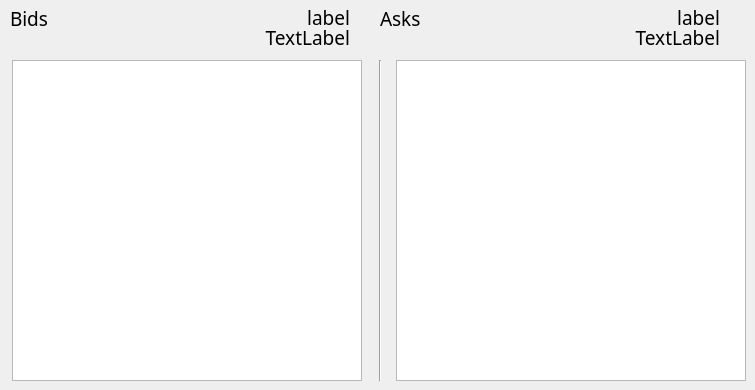
   <widget class="QWidget" name="OrderBook">
    <attribute name="title">
     <string>Order Book</string>
    </attribute>
    <widget class="QTableWidget" name="BidsTable">
     <property name="geometry">
      <rect>
       <x>12</x>
       <y>60</y>
       <width>350</width>
       <height>321</height>
      </rect>
     </property>
     <property name="palette">
      <palette>
       <active>
        <colorrole role="Text">
         <brush brushstyle="SolidPattern">
          <color alpha="255">
           <red>51</red>
           <green>51</green>
           <blue>51</blue>
          </color>
         </brush>
        </colorrole>
       </active>
       <inactive>
        <colorrole role="Text">
         <brush brushstyle="SolidPattern">
          <color alpha="255">
           <red>51</red>
           <green>51</green>
           <blue>51</blue>
          </color>
         </brush>
        </colorrole>
       </inactive>
       <disabled>
        <colorrole role="Text">
         <brush brushstyle="SolidPattern">
          <color alpha="255">
           <red>85</red>
           <green>85</green>
           <blue>85</blue>
          </color>
         </brush>
        </colorrole>
       </disabled>
      </palette>
     </property>
     <property name="font">
      <font>
       <family>Ara Hamah 1982</family>
       <pointsize>14</pointsize>
       <weight>50</weight>
       <bold>false</bold>
      </font>
     </property>
     <property name="horizontalScrollBarPolicy">
      <enum>Qt::ScrollBarAsNeeded</enum>
     </property>
    </widget>
    <widget class="QTableWidget" name="AsksTable">
     <property name="geometry">
      <rect>
       <x>396</x>
       <y>60</y>
       <width>350</width>
       <height>321</height>
      </rect>
     </property>
     <property name="palette">
      <palette>
       <active>
        <colorrole role="Text">
         <brush brushstyle="SolidPattern">
          <color alpha="255">
           <red>51</red>
           <green>51</green>
           <blue>51</blue>
          </color>
         </brush>
        </colorrole>
       </active>
       <inactive>
        <colorrole role="Text">
         <brush brushstyle="SolidPattern">
          <color alpha="255">
           <red>51</red>
           <green>51</green>
           <blue>51</blue>
          </color>
         </brush>
        </colorrole>
       </inactive>
       <disabled>
        <colorrole role="Text">
         <brush brushstyle="SolidPattern">
          <color alpha="255">
           <red>85</red>
           <green>85</green>
           <blue>85</blue>
          </color>
         </brush>
        </colorrole>
       </disabled>
      </palette>
     </property>
     <property name="font">
      <font>
       <family>Ara Hamah 1982</family>
       <pointsize>14</pointsize>
       <weight>50</weight>
       <bold>false</bold>
      </font>
     </property>
     <property name="horizontalScrollBarPolicy">
      <enum>Qt::ScrollBarAsNeeded</enum>
     </property>
    </widget>
    <widget class="QLabel" name="BidsCount">
     <property name="geometry">
      <rect>
       <x>10</x>
       <y>10</y>
       <width>91</width>
       <height>16</height>
      </rect>
     </property>
     <property name="font">
      <font>
       <family>Ara Hamah 1982</family>
       <pointsize>14</pointsize>
      </font>
     </property>
     <property name="text">
      <string>Bids</string>
     </property>
    </widget>
    <widget class="QLabel" name="AsksCount">
     <property name="geometry">
      <rect>
       <x>380</x>
       <y>10</y>
       <width>91</width>
       <height>16</height>
      </rect>
     </property>
     <property name="font">
      <font>
       <family>Ara Hamah 1982</family>
       <pointsize>14</pointsize>
      </font>
     </property>
     <property name="text">
      <string>Asks</string>
     </property>
    </widget>
    <widget class="QLabel" name="NYESupply">
     <property name="geometry">
      <rect>
       <x>540</x>
       <y>10</y>
       <width>180</width>
       <height>15</height>
      </rect>
     </property>
     <property name="font">
      <font>
       <family>Ara Hamah 1982</family>
       <pointsize>14</pointsize>
      </font>
     </property>
     <property name="text">
      <string>label</string>
     </property>
     <property name="alignment">
      <set>Qt::AlignRight|Qt::AlignTrailing|Qt::AlignVCenter</set>
     </property>
    </widget>
    <widget class="QLabel" name="NYEDemand">
     <property name="geometry">
      <rect>
       <x>160</x>
       <y>10</y>
       <width>190</width>
       <height>15</height>
      </rect>
     </property>
     <property name="font">
      <font>
       <family>Ara Hamah 1982</family>
       <pointsize>14</pointsize>
      </font>
     </property>
     <property name="text">
      <string>label</string>
     </property>
     <property name="alignment">
      <set>Qt::AlignRight|Qt::AlignTrailing|Qt::AlignVCenter</set>
     </property>
    </widget>
    <widget class="QLabel" name="BtcDemand">
     <property name="geometry">
      <rect>
       <x>200</x>
       <y>30</y>
       <width>150</width>
       <height>15</height>
      </rect>
     </property>
     <property name="font">
      <font>
       <family>Ara Hamah 1982</family>
       <pointsize>14</pointsize>
      </font>
     </property>
     <property name="text">
      <string>TextLabel</string>
     </property>
     <property name="alignment">
      <set>Qt::AlignRight|Qt::AlignTrailing|Qt::AlignVCenter</set>
     </property>
    </widget>
    <widget class="QLabel" name="BtcSupply">
     <property name="geometry">
      <rect>
       <x>570</x>
       <y>30</y>
       <width>150</width>
       <height>15</height>
      </rect>
     </property>
     <property name="font">
      <font>
       <family>Ara Hamah 1982</family>
       <pointsize>14</pointsize>
      </font>
     </property>
     <property name="text">
      <string>TextLabel</string>
     </property>
     <property name="alignment">
      <set>Qt::AlignRight|Qt::AlignTrailing|Qt::AlignVCenter</set>
     </property>
    </widget>
    <widget class="Line" name="line">
     <property name="geometry">
      <rect>
       <x>370</x>
       <y>60</y>
       <width>20</width>
       <height>321</height>
      </rect>
     </property>
     <property name="font">
      <font>
       <family>Ara Hamah 1982</family>
       <pointsize>14</pointsize>
      </font>
     </property>
     <property name="orientation">
      <enum>Qt::Vertical</enum>
     </property>
    </widget>
   </widget>
